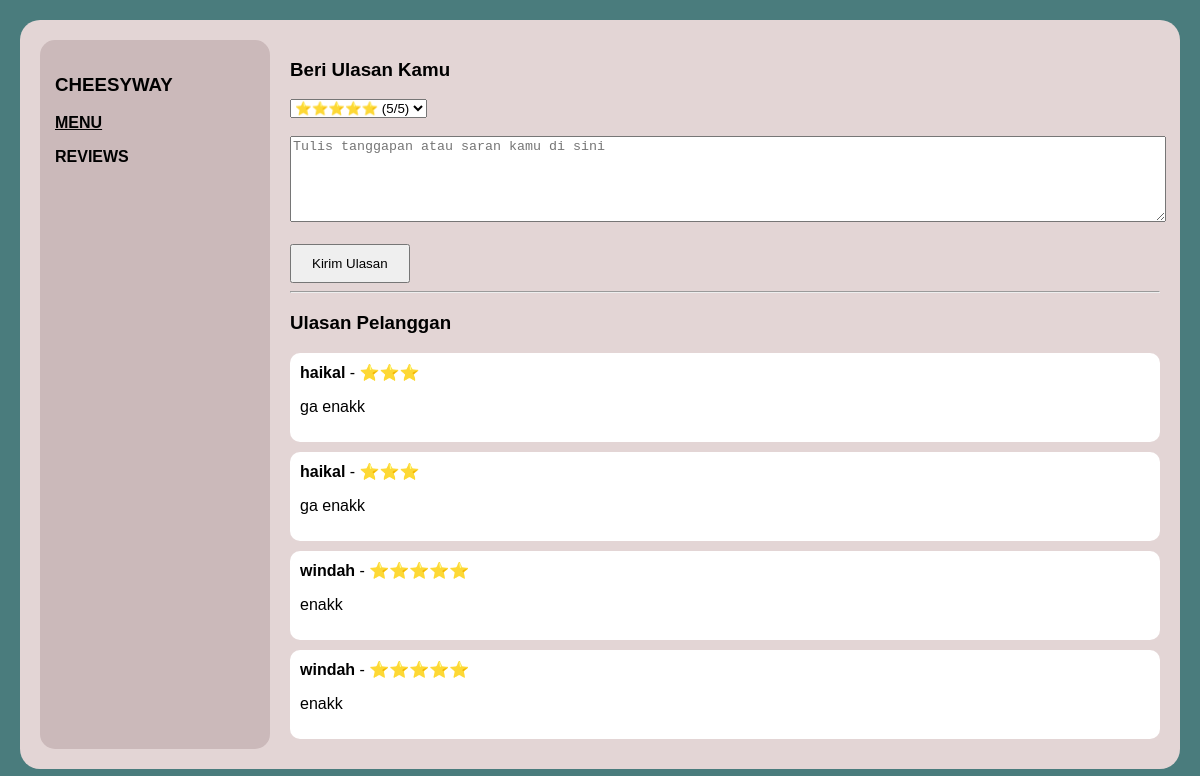
The page /pelanggan/reviews.php on the database as committed earlier.
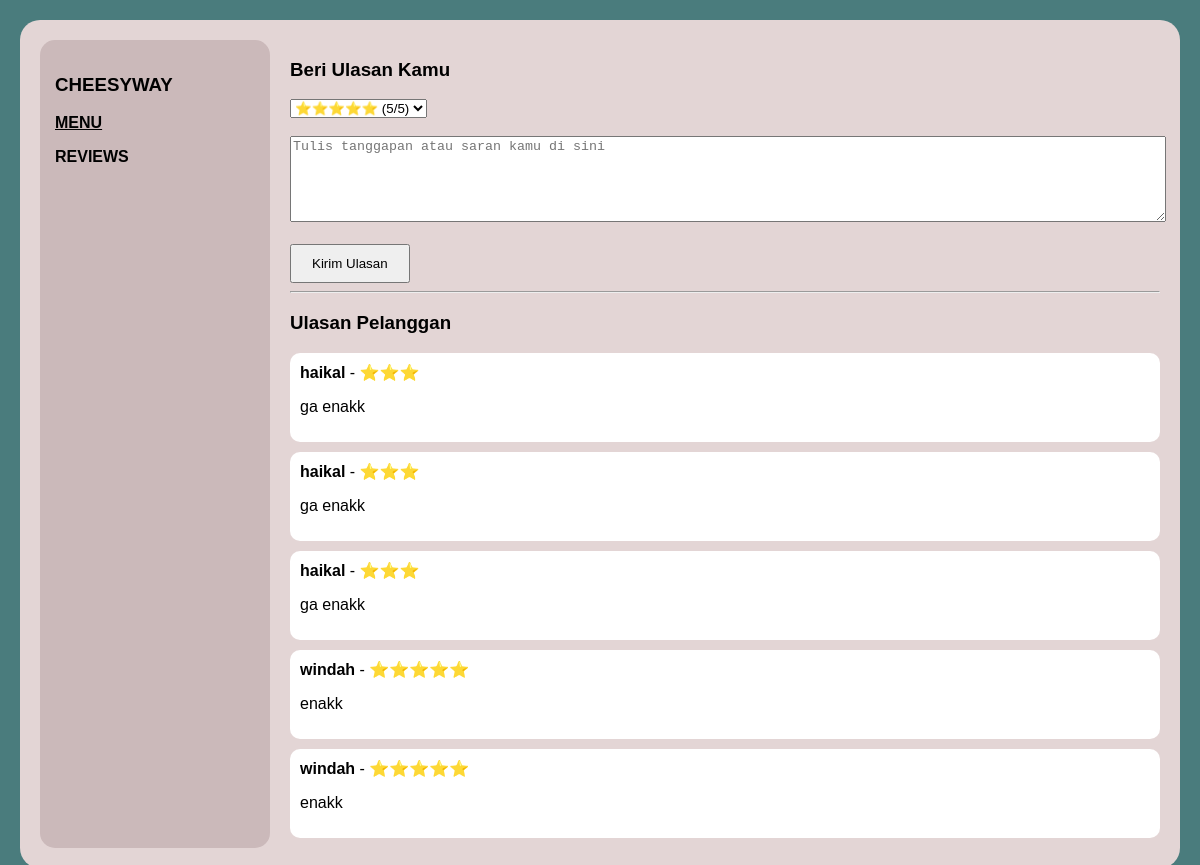
The same page on the database as committed later.
### tables this page shows
CREATE TABLE `ulasan` (
  `id` int(11) NOT NULL,
  `nama_pelanggan` varchar(100) NOT NULL,
  `rating` int(11) NOT NULL,
  `komentar` text DEFAULT NULL,
  `created_at` timestamp NOT NULL DEFAULT current_timestamp()
);

### pelanggan/reviews.php (the view, shortened to what this page needs)
<?php
include '../koneksi.php';
$reviews = $conn->query("SELECT * FROM ulasan ORDER BY created_at DESC");
?>
<!DOCTYPE html>
<html lang="id">
<head>
</head>
<body>
    <div class="container">
        <div class="sidebar">
            <h3>CHEESYWAY</h3>
            <b><a href="menu.php" style="color: #000;">MENU</a></b>
            <p><b>REVIEWS</b></p>
        </div>
        <div class="main">
            <h3>Beri Ulasan Kamu</h3>
            <form method="POST">
                <select name="rating">
                    <option value="5">⭐⭐⭐⭐⭐ (5/5)</option>
                </select><br><br>
                <textarea name="komentar" placeholder="Tulis tanggapan atau saran kamu di sini" style="width: 100%; height: 80px;"></textarea><br><br>
                <button type="submit" style="padding: 10px 20px;">Kirim Ulasan</button>
            </form>
            <hr>
            <h3>Ulasan Pelanggan</h3>
            <?php while($r = $reviews->fetch_assoc()): ?>
                <div class="review-card">
                    <strong><?= htmlspecialchars($r['nama_pelanggan']) ?></strong> - <?= str_repeat('⭐', $r['rating']) ?>
                    <p><?= htmlspecialchars($r['komentar']) ?></p>
                </div>
            <?php endwhile; ?>
        </div>
    </div>
</body>
</html>

### pelanggan/reviews.php (style rules this page uses)
body { background-color: #4a7c7d; font-family: sans-serif; margin: 20px; }
.container { background: #e3d5d5; border-radius: 20px; padding: 20px; display: flex; gap: 20px; }
.sidebar { width: 200px; background: #cbb9ba; padding: 15px; border-radius: 15px; }
.main { flex: 1; }
.review-card { background: white; padding: 10px; margin-bottom: 10px; border-radius: 10px; }

Rows that differ between the two databases and show on the page:
added ulasan: nama_pelanggan "haikal", rating "⭐⭐⭐", komentar "ga enakk"
